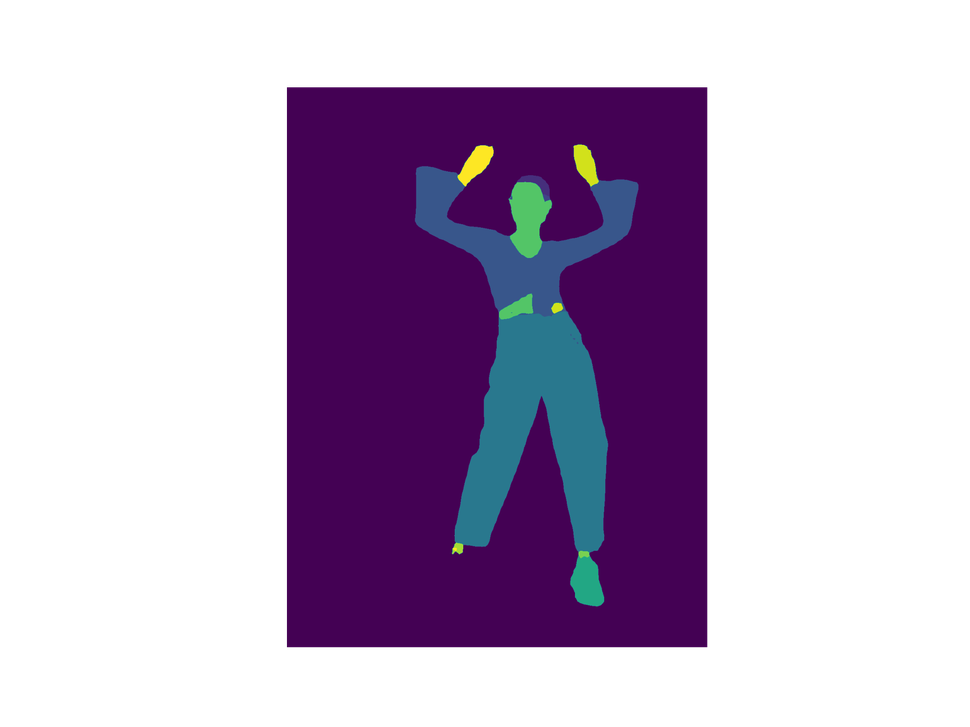
#> input picture data_clean/segmentations/10223.png, 970 x 727 px, shrunk from 1920 x 1440 before the run; its folder holds 4 pictures in this run
$ python segmentation_classes.py
#> lines starting #> are read from the running program, lines starting #| are printed output that depends on the picture
import os
import numpy as np
from PIL import Image
from tqdm import tqdm

# Path relative to THIS script file, not the working directory
SEG_PATH = os.path.join(os.path.dirname(os.path.abspath(__file__)), "..", "data_clean", "segmentations")

if not os.path.exists(SEG_PATH):
    raise FileNotFoundError(f"Segmentation path not found: {os.path.abspath(SEG_PATH)}")

unique_colors = set()
files = [f for f in os.listdir(SEG_PATH) if f.lower().endswith((".png", ".jpg", ".jpeg"))]
print(f"Found {len(files)} segmentation files in:\n{os.path.abspath(SEG_PATH)}\n")

for file in tqdm(files):
    img_path = os.path.join(SEG_PATH, file)
    img = Image.open(img_path).convert("RGB")
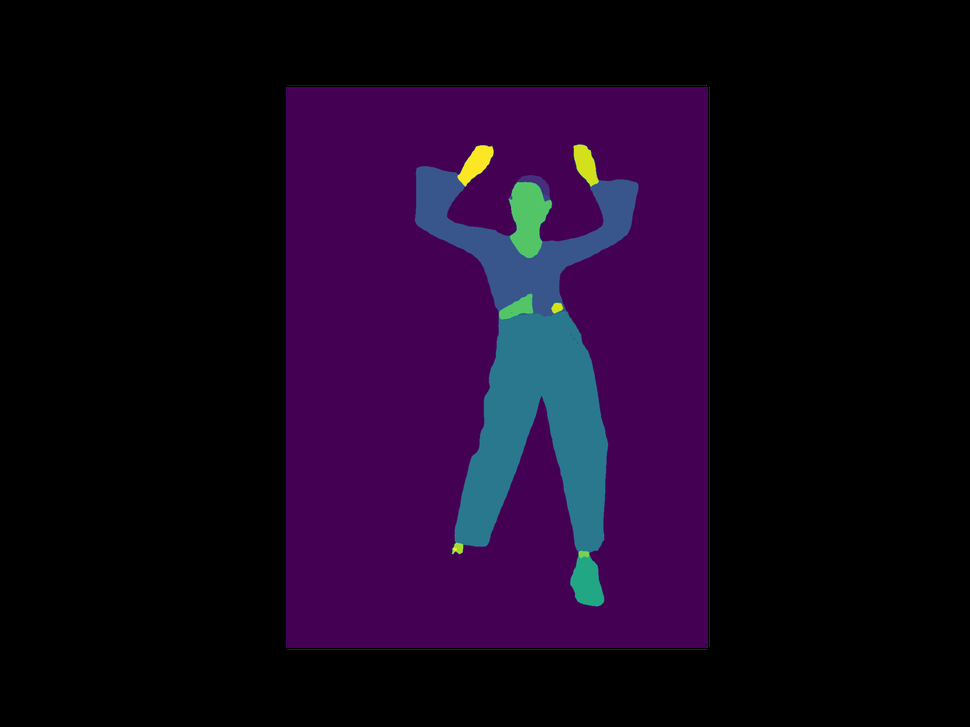
#> img: PIL image 970x727 RGB; mean R, G, B 22.3, 6.9, 31.1
    img = np.array(img)
    pixels = img.reshape(-1, 3)
    colors = np.unique(pixels, axis=0)
    for color in colors:
        unique_colors.add(tuple(color))
#> this loop made 3403 passes
#> color on passes 1 to 3: [0, 0, 0], [28, 164, 135], [29, 128, 145]
#> after the loop, unique_colors = 3403 items
#> pass 2 of the loop `for file in tqdm(files):`:
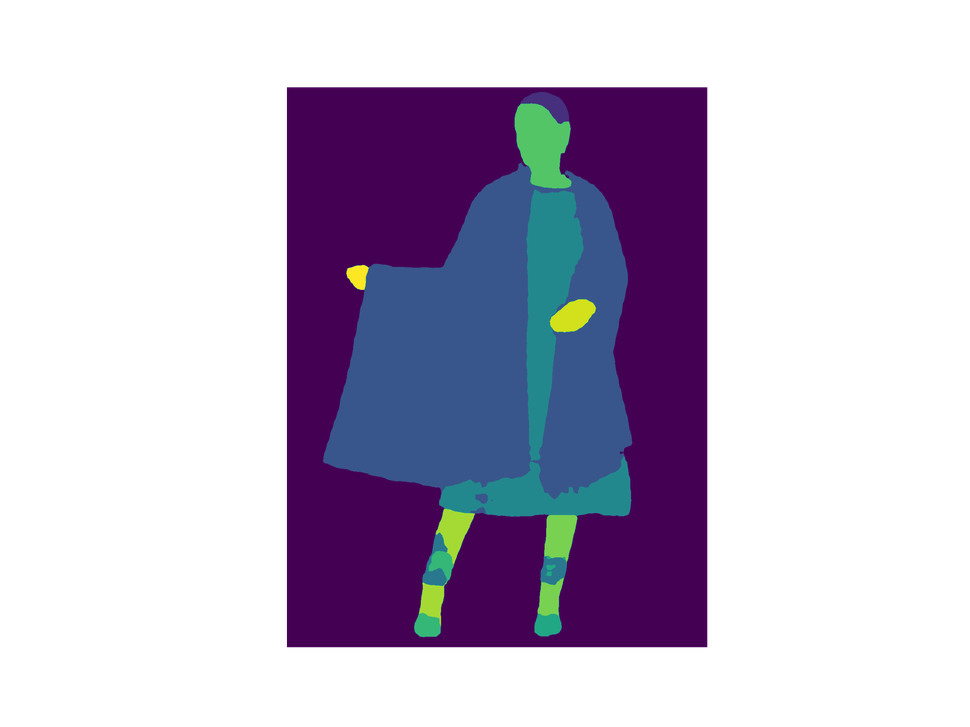
#> input picture data_clean/segmentations/10249.png, 970 x 727 px, shrunk from 1920 x 1440 before the run
#> `img = Image.open(img_path).convert("RGB")`:
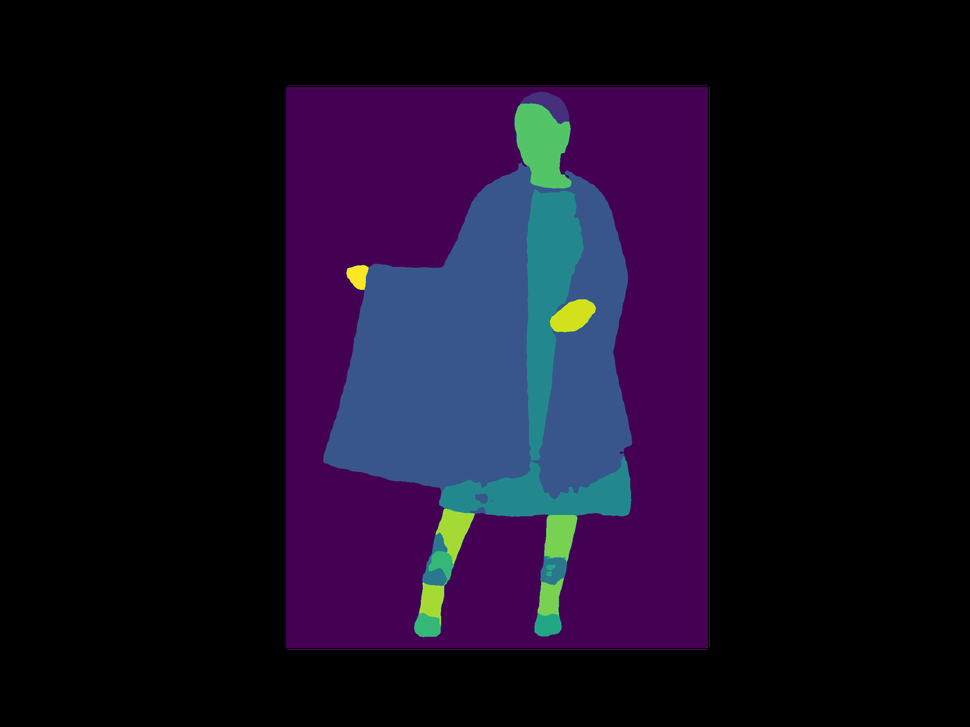
#> img: PIL image 970x727 RGB; mean R, G, B 21.9, 13.8, 34.6
#> the loop `for color in colors:` made 4050 passes
#> color on passes 1 to 3: [0, 0, 0], [21, 124, 151], [23, 133, 148]
#> after the loop `for color in colors:`: unique_colors = 6435 items
#> pass 3 of the loop `for file in tqdm(files):`:
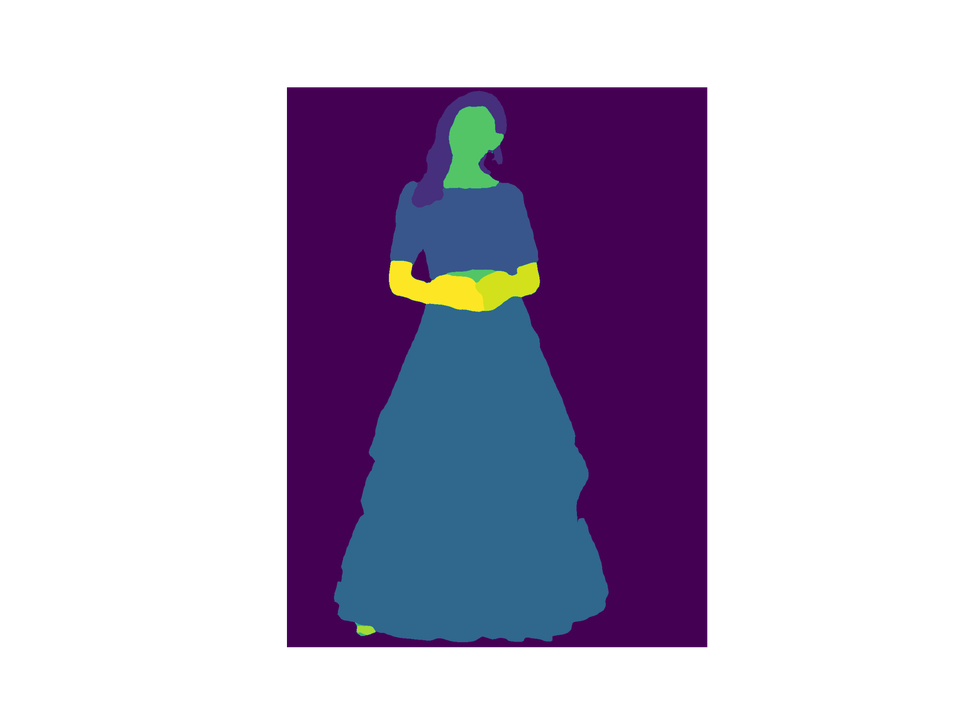
#> input picture data_clean/segmentations/10485.png, 970 x 727 px, shrunk from 1920 x 1440 before the run
#> `img = Image.open(img_path).convert("RGB")`:
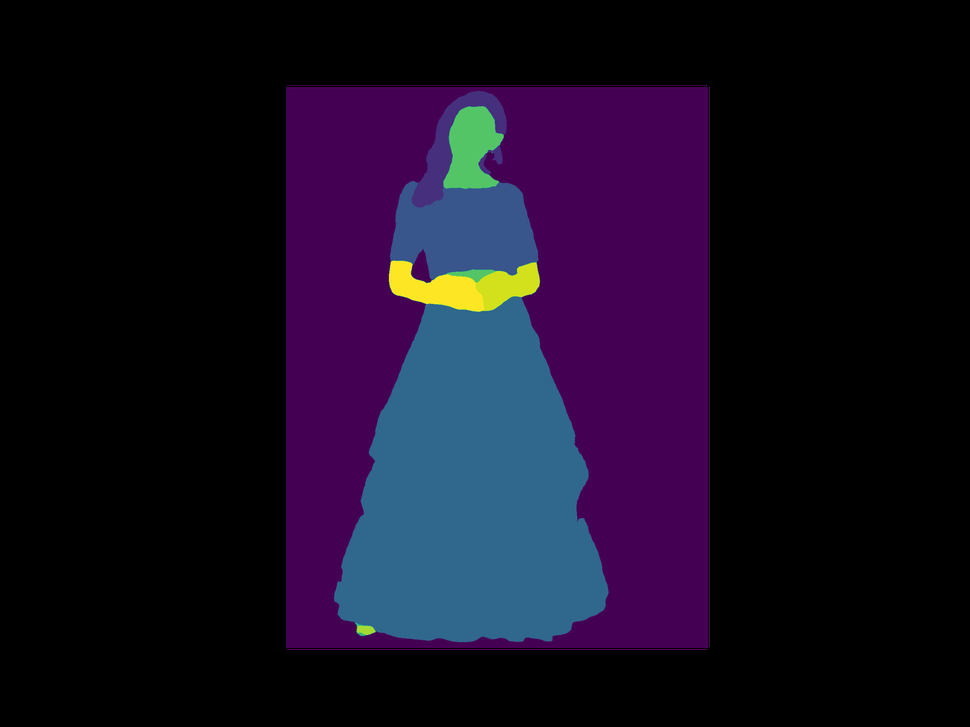
#> img: PIL image 970x727 RGB; mean R, G, B 22.1, 14, 34.6
#> the loop `for color in colors:` made 3238 passes
#> color on passes 1 to 3: [0, 0, 0], [27, 98, 150], [29, 101, 149]
#> after the loop `for color in colors:`: unique_colors = 8471 items
#> the loop made 4 passes; the first 3 are shown

print("\nUnique Segmentation Classes (RGB):\n")
for i, color in enumerate(sorted(unique_colors)):
    print(f"Class {i}: {color}")

print("\nTotal number of classes:", len(unique_colors))
